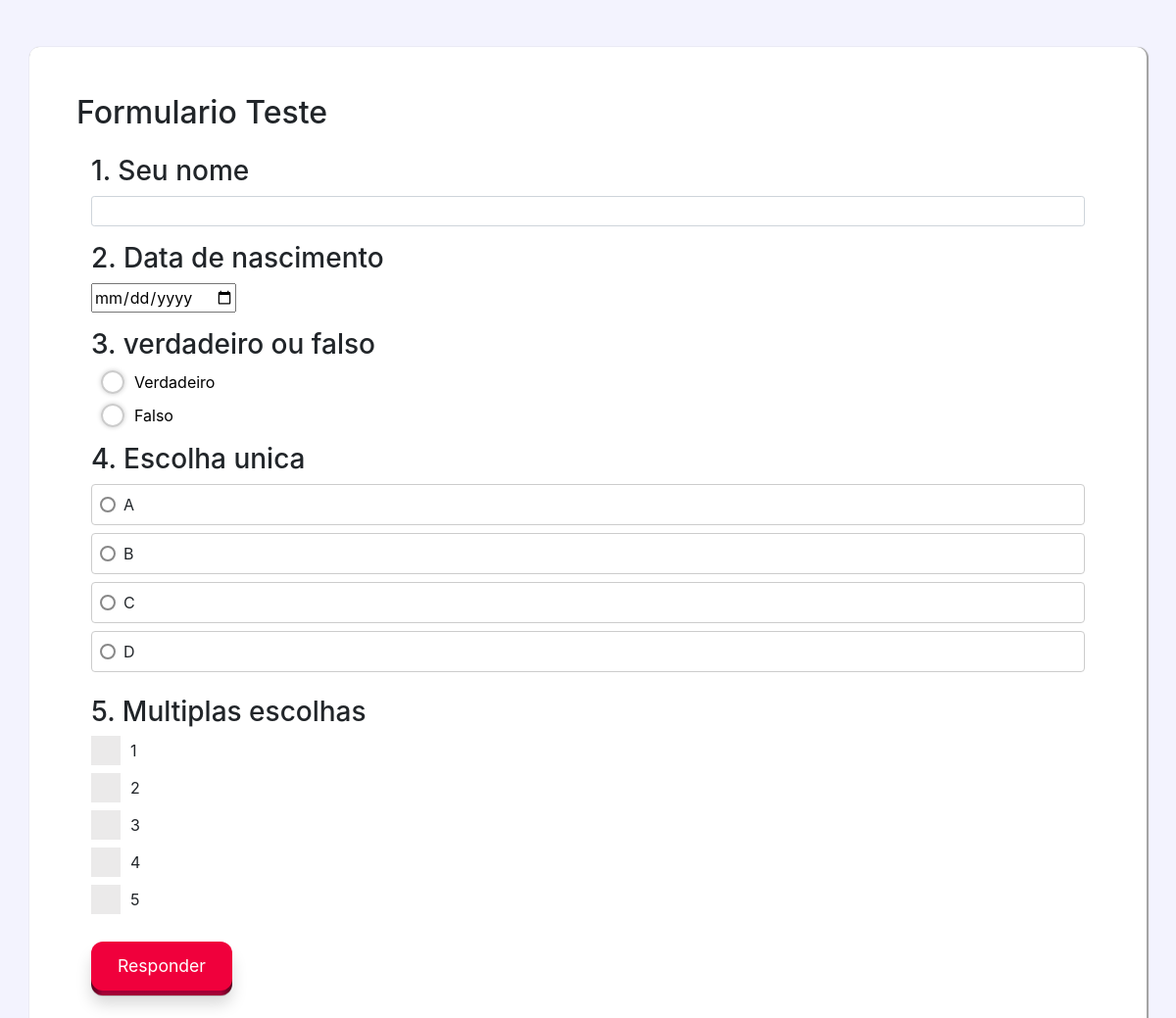
The app's page /formulario/responder_formulario/44/ with its own data.
### formulario/models.py (models this page shows, shortened)
class FormDinamico(models.Model):
    nome = models.CharField(max_length=60)
    descricao = models.CharField(max_length=500)
    data_criacao = models.DateField()
    user = models.ForeignKey(User, default=None, on_delete=models.CASCADE)

class Questao(models.Model):
    TIPOS_DE_QUESTAO = [
        ('escolha_unica', 'Escolha Única'),
        ('multipla_escolha', 'Escolha Múltipla'),
        ('texto', 'Texto'),
        ('true_false', 'Verdadeiro ou Falso'),
        ('data', 'Data'),
        ('numero', 'Número'),
    ]
    questao_texto = models.CharField(max_length=255)
    tipo = models.CharField(max_length=20, choices=TIPOS_DE_QUESTAO)
    formulario = models.ForeignKey(FormDinamico, on_delete=models.CASCADE)
    itens = models.JSONField(max_length=1000, blank=True, null=True)

### formulario/views.py (the view, shortened to what this page needs)
# urls.py: path('responder_formulario/<int:formulario_id>/', views.responder_formulario_view, name='responder_formulario'),
def responder_formulario_view(request, formulario_id):
    if request.method == 'GET':
        formulario = FormDinamico.objects.get(id=formulario_id)
        context = {
            'formulario_id': formulario.id,
            'nome': formulario.nome,
            'descricao': formulario.descricao,
            'questoes': [],
        }
        questoes = Questao.objects.filter(formulario_id=formulario.id)
        for questao in questoes:
            questao_dict = {}
            questao_dict['questao_id'] = questao.id
            questao_dict['questao_texto'] = questao.questao_texto
            questao_dict['tipo'] = questao.tipo
            if questao.tipo == 'escolha_unica' or questao.tipo == 'multipla_escolha':
                questao_dict['itens'] = json.loads(questao.itens)
            context['questoes'].append(questao_dict)
        return render(request, 'responder_formulario.html', context)

### formulario/templates/responder_formulario.html (shortened to what this page needs)
{% load static %}
<!DOCTYPE html>
<html lang="en">
<head>
    <link rel="stylesheet" href="https://stackpath.bootstrapcdn.com/bootstrap/4.5.2/css/bootstrap.min.css">
    <link rel="stylesheet" href="{% static 'formulario/responder_formulario.css' %}">
</head>
<body>
<div class="container mt-5 formulario p-5">
    <h2 class="mb-4 titulo">{{ nome }}</h2>
    <div class="container questoes">
        <form id="resposta" method="post" action="{% url 'responder_formulario' formulario_id=formulario_id%}">
            {% for questao in questoes %}
                <h3 class="mt-3">{{ forloop.counter }}. {{ questao.questao_texto }}</h3>
                {% if questao.tipo ==  'texto' %}
                    <div class="input-group input-group-sm mb-3">
                        <input type="text" class="form-control" name="resposta_{{ questao.questao_id }}">
                    </div>
                {% elif questao.tipo ==  'escolha_unica' %}
                <div class="radio-group">
                    {% for item in questao.itens %}
                        <label class="radio-label" for="{{ item }}">
                        <span class="radio-inner-circle"></span>
                        {{ item }}
                        </label>
                    {% endfor %}
                </div>
                {% elif questao.tipo ==  'multipla_escolha' %}
                    {% for item in questao.itens %}
                    <div class="form-check">
                        <div class="checkbox-wrapper">
                            <label class="terms-label" for="{{ item }}">
                              <span class="label-text">{{ item }}</span>
                            </label>
                          </div>
                    </div>
                    {% endfor %}
                {% elif questao.tipo ==  'data' %}
                    <input type="date" name="resposta_{{ questao.questao_id }}" id="data">
                {% elif questao.tipo ==  'true_false' %}
                    <label class="radio-button">
                        <span class="radio"></span>
                        Verdadeiro
                    </label>
                    <label class="radio-button">
                        <span class="radio"></span>
                        Falso
                    </label>
                {% elif questao.tipo ==  'numero' %}
                    <input type="number" name="resposta_{{ questao.questao_id }}">
                {% endif %}
            {% endfor %}
            <button type="submit" class="mt-4">
                <span class="front text"> Responder
                </span>
            </button>
        </form>
    </div>
</div>

### templates/static/formulario/responder_formulario.css (style rules this page uses)
body { background-color: #F3F3FE; }
.form-check { padding-left: 0; }
.formulario { background-color: white; border-radius: 10px; box-shadow: 1px 1px 1px 1px rgb(160, 160, 160); }
button { position: relative; border: none; background: transparent; padding: 0; cursor: pointer; outline-offset: 4px; transition: filter 250ms; user-select: none; touch-action: manipulation; }
.front { display: block; position: relative; padding: 12px 27px; border-radius: 12px; font-size: 1.1rem; color: white; background: hsl(345deg 100% 47%); will-change: transform; transform: translateY(-4px); transition: transform 600ms cubic-bezier(.3, .7, .4, 1); }
.checkbox-wrapper .terms-label { cursor: pointer; display: flex; align-items: center; }
.checkbox-wrapper .terms-label .label-text { margin-left: 10px; }
.checkbox-wrapper .checkbox-svg { width: 30px; height: 30px; }
.radio-group { display: flex; flex-direction: column; }
.radio-label { display: flex; align-items: center; padding: 0.5em; margin-bottom: 0.5em; background-color: #fff; border: 1px solid #ccc; border-radius: 4px; transition: background-color 0.2s, border-color 0.2s; }
.radio-inner-circle { display: inline-block; width: 1em; height: 1em; border: 2px solid #888; border-radius: 50%; margin-right: 0.5em; transition: border-color 0.2s; position: relative; }
.radio-button { display: flex; gap: 10px; justify-content:baseline; margin: 10px; position: relative; color: black; }
.radio { position: relative; display: inline-block; width: 24px; height: 24px; border-radius: 50%; border: 2px solid #ccc; box-shadow: 0px 0px 5px rgba(0, 0, 0, 0.2); transform: translateZ(-25px); transition: all 0.3s ease-in-out; }
.radio::before { position: absolute; content: ''; width: 10px; height: 10px; top: 5px; left: 5px; border-radius: 50%; background-color: #8c00ff; box-shadow: 0px 0px 10px rgba(0, 0, 0, 0.5); opacity: 0; transition: all 0.3s ease-in-out; }

### records on screen
FormDinamico: nome "Formulario Teste"
Questao: questao_texto "Seu nome"
Questao: questao_texto "Data de nascimento"
Questao: questao_texto "verdadeiro ou falso", tipo "true_false" (drawn)
Questao: questao_texto "Escolha unica", tipo "escolha_unica" (drawn)
Questao: questao_texto "Multiplas escolhas", tipo "multipla_escolha" (drawn)

### other values on screen
{{ item }} "A" "B" "C" "D"
{{ item }} "1" "2" "3" "4" "5"
